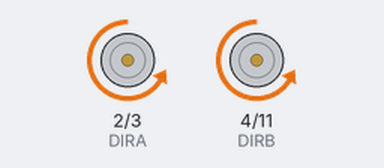
This sketch was run on a simulated Arduino Uno, built with avr-gcc and run on an emulated ATmega328P. Parts: direction and speed pins drawn as motors (green arrow = direction pin HIGH = forward, orange = LOW = backward, longer = more drive).

Above: at 0.1 s.
At 7.1 s:
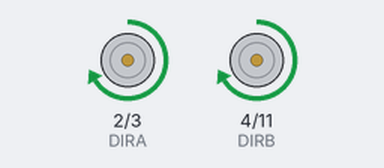
At 10.1 s:
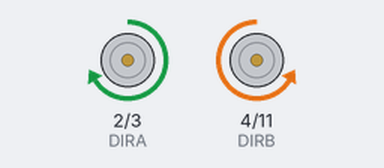
At 38.1 s:
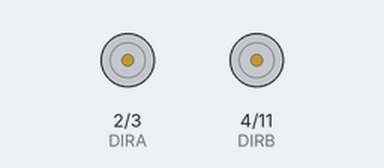
Timing chart, 0 to 39.6 s (numbered marks = the images above):
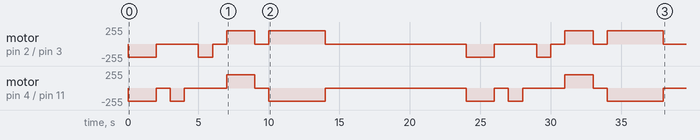

The sketch:

Alpha1-inclass-example.ino
```cpp
// Clockwise and counter-clockwise definitions.
// Depending on how you wired your motors, you may need to swap.
#define FORWARD  0
#define REVERSE 1

// Motor definitions to make life easier:
#define MOTOR_R 0
#define MOTOR_L 1

// Pin Assignments //
//Default pins:
#define DIRA 2 // Direction control for motor R
#define PWMA 3  // PWM control (speed) for motor R
#define DIRB 4 // Direction control for motor L
#define PWMB 11 // PWM control (speed) for motor L

int DEFAULTV = 200;

int phototransR = 9; //the right sensor
int phototransL = 10;//the left sensor
//decrlaring variables to store the input values
int valR=0;
int valL=0;

// the setup routine runs once when you press reset:
void setup() {
  //set input pins
  setupArdumoto(); // Set all pins as outputs

  }

// the loop routine runs over and over again forever:
void loop() {

    driveArdumoto(MOTOR_R, FORWARD, DEFAULTV); //travel forward 30cm
    driveArdumoto(MOTOR_L, FORWARD, DEFAULTV);
    delay(2000);

    stopArdumoto(MOTOR_R);  // STOP motor A
    stopArdumoto(MOTOR_L);  // STOP motor B
    delay(1000);

    driveArdumoto(MOTOR_L, FORWARD, DEFAULTV);//Make a 90deg turn right
    delay(1000);

    stopArdumoto(MOTOR_R);  // STOP motor A
    stopArdumoto(MOTOR_L);  // STOP motor B
    delay(1000);

    driveArdumoto(MOTOR_R, FORWARD, DEFAULTV);//Make a 90deg turn left
    delay(1000);

    stopArdumoto(MOTOR_R);  // STOP motor A
    stopArdumoto(MOTOR_L);  // STOP motor B
    delay(1000);

    driveArdumoto(MOTOR_R, REVERSE, DEFAULTV); //travel reverse 30cm
    driveArdumoto(MOTOR_L, REVERSE, DEFAULTV);
    delay(2000);

    stopArdumoto(MOTOR_R);  // STOP motor A
    stopArdumoto(MOTOR_L);  // STOP motor B
    delay(1000);

    driveArdumoto(MOTOR_R, REVERSE, DEFAULTV); //rotate clockwise 360deg
    driveArdumoto(MOTOR_L, FORWARD, DEFAULTV);
    delay(4000);


    stopArdumoto(MOTOR_R);  // STOP motor A
    stopArdumoto(MOTOR_L);  // STOP motor B
    delay(10000);


}


void setupArdumoto()
{
  // All pins should be setup as outputs:
  pinMode(PWMA, OUTPUT);
  pinMode(PWMB, OUTPUT);
  pinMode(DIRA, OUTPUT);
  pinMode(DIRB, OUTPUT);

  // Initialize all pins as low:
  digitalWrite(PWMA, LOW);
  digitalWrite(PWMB, LOW);
  digitalWrite(DIRA, LOW);
  digitalWrite(DIRB, LOW);
}

// stopArdumoto makes a motor stop
void stopArdumoto(byte motor)
{
  driveArdumoto(motor, 0, 0);
}
// driveArdumoto drives 'motor' in 'dir' direction at 'spd' speed
void driveArdumoto(byte motor, byte dir, byte spd)
{
  if (motor == MOTOR_R)
  {
    digitalWrite(DIRA, dir);
    analogWrite(PWMA, spd);
  }
  else if (motor == MOTOR_L)
  {
    digitalWrite(DIRB, dir);
    analogWrite(PWMB, spd);
  }
}
```

Measured:
- by itself, motor on pin 2 (DIRA) / pin 3 (PWMA): stopped → backward 200/255 at 0.00 s, → stopped 2.0 s later, → backward 200/255 3.0 s later, → stopped 1.0 s later, … (16 changes in this stretch)
- by itself, motor on pin 4 (DIRB) / pin 11 (PWMB): stopped → backward 200/255 at 0.00 s, → stopped 2.0 s later, → backward 200/255 1.0 s later, → stopped 1.0 s later, … (16 changes in this stretch)
